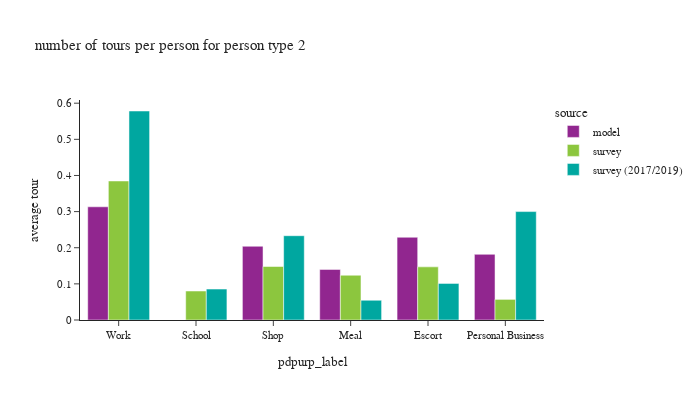

Source (notebook cell):
### Code cell
plot_by_pptyp(df_tour, '2')

### Figure 1 — Plotly figure (JSON) as saved in the notebook; plotly's stock layout.template omitted (floating-point values rounded to 4 significant figures)
{"data": [{"alignmentgroup": "True", "hovertemplate": "source=model<br>pdpurp_label=%{x}<br>average tour=%{y}<extra></extra>", "legendgroup": "model", "marker": {"color": "#91268F", "pattern": {"shape": ""}}, "name": "model", "offsetgroup": "model", "orientation": "v", "showlegend": true, "textposition": "auto", "type": "bar", "x": ["Work", "School", "Shop", "Meal", "Escort", "Personal Business"], "xaxis": "x", "y": [0.3133, 0.0, 0.2041, 0.14, 0.229, 0.1818], "yaxis": "y"}, {"alignmentgroup": "True", "hovertemplate": "source=survey<br>pdpurp_label=%{x}<br>average tour=%{y}<extra></extra>", "legendgroup": "survey", "marker": {"color": "#8CC63E", "pattern": {"shape": ""}}, "name": "survey", "offsetgroup": "survey", "orientation": "v", "showlegend": true, "textposition": "auto", "type": "bar", "x": ["Work", "School", "Shop", "Meal", "Escort", "Personal Business"], "xaxis": "x", "y": [0.3848, 0.08021, 0.1481, 0.1239, 0.1471, 0.05707], "yaxis": "y"}, {"alignmentgroup": "True", "hovertemplate": "source=survey (2017/2019)<br>pdpurp_label=%{x}<br>average tour=%{y}<extra></extra>", "legendgroup": "survey (2017/2019)", "marker": {"color": "#00A7A0", "pattern": {"shape": ""}}, "name": "survey (2017/2019)", "offsetgroup": "survey (2017/2019)", "orientation": "v", "showlegend": true, "textposition": "auto", "type": "bar", "x": ["Work", "School", "Shop", "Meal", "Escort", "Personal Business"], "xaxis": "x", "y": [0.5784, 0.0857, 0.2333, 0.05467, 0.1012, 0.3], "yaxis": "y"}], "layout": {"barmode": "group", "font": {"size": 11}, "height": 400, "legend": {"title": {"text": "source"}, "tracegroupgap": 0}, "title": {"text": "number of tours per person for person type 2"}, "width": 700, "xaxis": {"anchor": "y", "domain": [0.0, 1.0], "title": {"text": "pdpurp_label"}}, "yaxis": {"anchor": "x", "domain": [0.0, 1.0], "tickformat": ".2", "title": {"text": "average tour"}}}}
